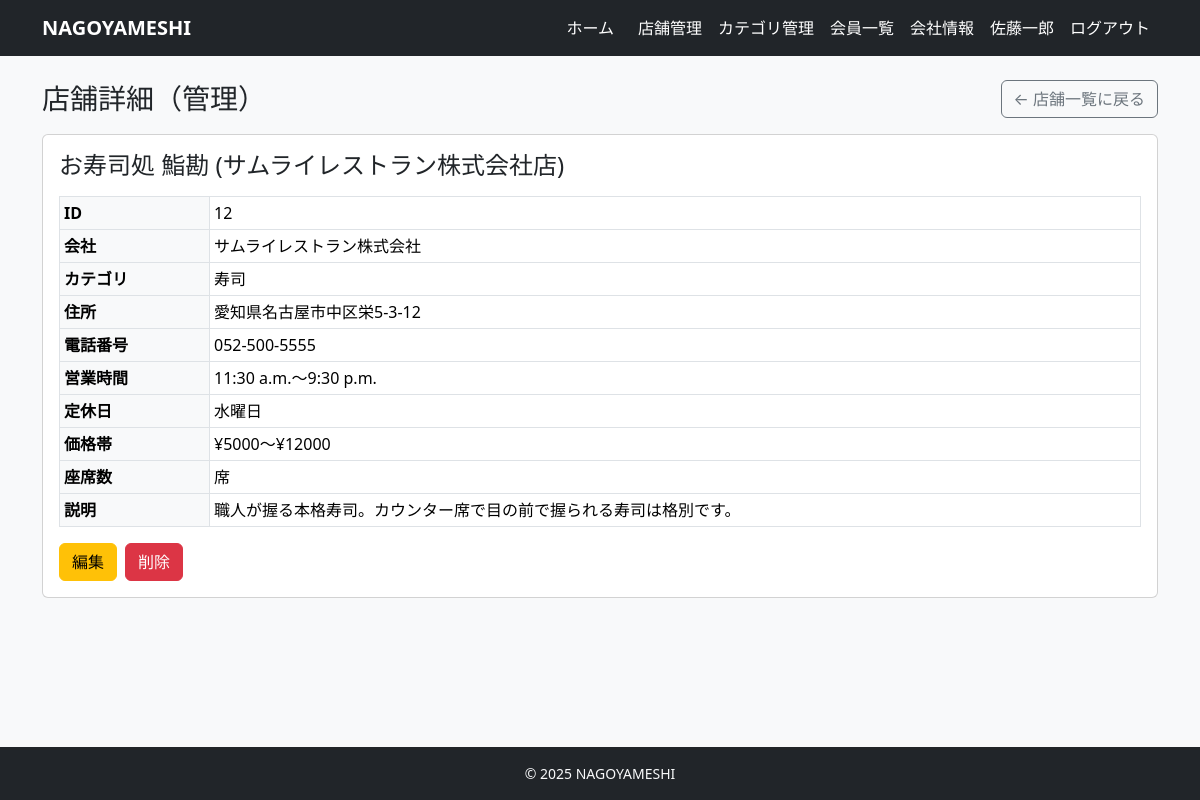
Page /owner/restaurants/12/ (signed in) on the earlier database version.
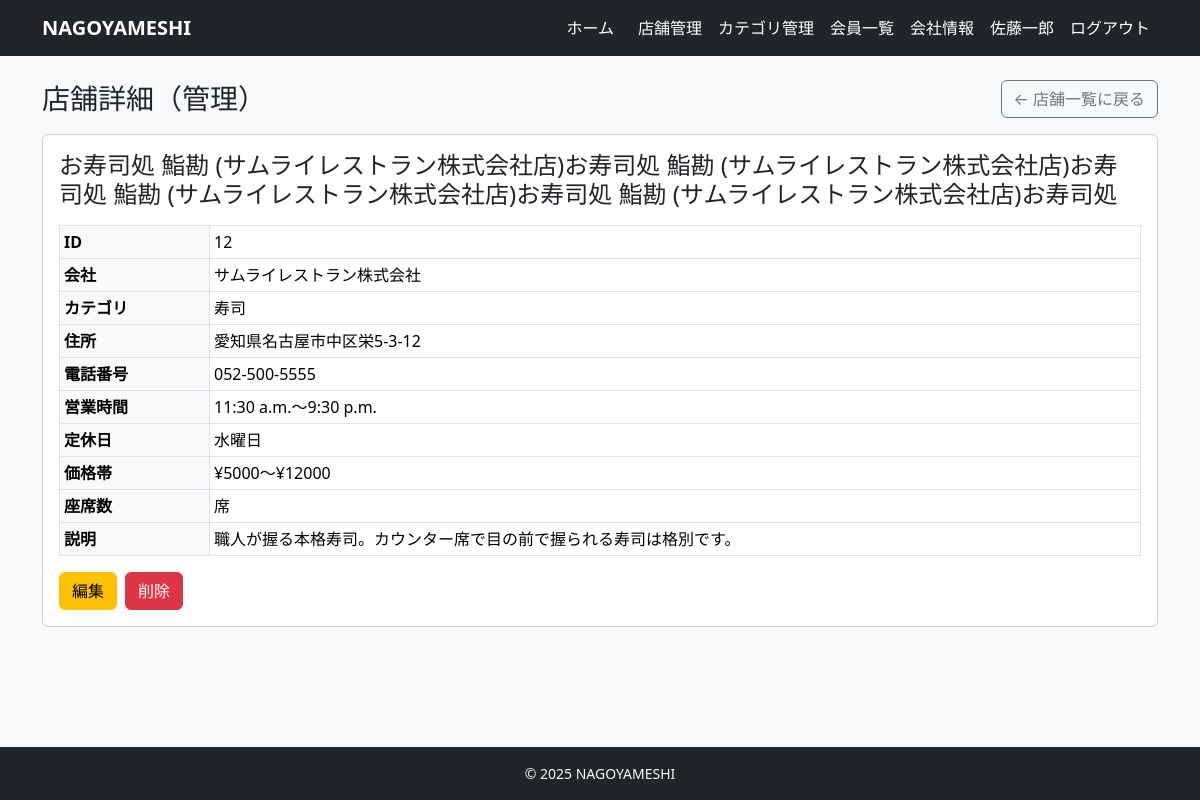
Same page on the later database version.
### restaurants/models.py (models this page shows, shortened)
class Restaurant(models.Model):
    company = models.ForeignKey(
        Company,
        on_delete=models.CASCADE,
        related_name='restaurants',
    )
    category = models.ForeignKey(
        Category,
        on_delete=models.PROTECT,
        related_name='restaurants',
    )
    owner = models.ForeignKey(
        settings.AUTH_USER_MODEL,
        on_delete=models.CASCADE,
        related_name="my_restaurants",
        null=True,
        blank=True,
    )
    name = models.CharField(max_length=100)
    image = models.ImageField(upload_to='restaurant/', blank=True, null=True)
    description = models.TextField(blank=True)
    price_min = models.IntegerField()
    price_max = models.IntegerField()
    open_time = models.TimeField()
    close_time = models.TimeField()
    prefecture = models.CharField('都道府県', max_length=10, default='愛知県')
    city = models.CharField('市区町村', max_length=50, default='名古屋市')
    zipcode = models.CharField(max_length=10)
    address = models.CharField(max_length=200)
    tel = models.CharField(max_length=20)
    holiday = models.CharField(max_length=50, blank=True)  # 定休日
    created_at = models.DateTimeField(auto_now_add=True)
    updated_at = models.DateTimeField(auto_now=True)

class Company(models.Model):
    owner = models.OneToOneField(
        settings.AUTH_USER_MODEL,
        on_delete=models.CASCADE,
        related_name="owned_company",
        null=True,  # 既存データがあるなら最初は許可しておくと楽
        blank=True,
    )
    name = models.CharField(max_length=100)
    representative = models.CharField(max_length=100)
    established_at = models.DateField(null=True, blank=True)
    zipcode = models.CharField(max_length=10)
    address = models.CharField(max_length=200)
    business = models.TextField()  # 事業内容
    created_at = models.DateTimeField(auto_now_add=True)
    updated_at = models.DateTimeField(auto_now=True)

class Category(models.Model):
    company = models.ForeignKey(
        'Company',  # 文字列で指定しておくと定義順を気にせんでええけん無難や
        verbose_name="会社",
        on_delete=models.CASCADE, # 会社が消えたらカテゴリも消える
        null=True,  # 既存データがある場合に備えて一時的にTrue推奨
        blank=True
    )
    name = models.CharField("カテゴリ名", max_length=50)
    is_active = models.BooleanField("有効フラグ", default=True)
    created_at = models.DateTimeField(auto_now_add=True)
    updated_at = models.DateTimeField(auto_now=True)

### restaurants/views.py (the view)
# urls.py: path("owner/restaurants/<int:pk>/", views.OwnerRestaurantDetailView.as_view(), name="owner_restaurant_detail"), # 詳細
class OwnerRestaurantDetailView(LoginRequiredMixin, UserPassesTestMixin, DetailView):
    model = Restaurant
    template_name = "restaurants/owner_restaurant_detail.html"
    context_object_name = "restaurant"
    def test_func(self):
        restaurant = self.get_object()
        user = self.request.user
        return (user.is_authenticated
                and getattr(user, "is_owner_member", False)
                and hasattr(user, "company")
                and restaurant.company == user.company)

### templates/restaurants/owner_restaurant_detail.html (shortened to what this page needs)
{% extends "base.html" %}
{% block content %}
<div class="d-flex justify-content-between align-items-center mb-3">
    <h1 class="h3 mb-0">店舗詳細（管理）</h1>
    <a href="{% url 'restaurants:owner_restaurant_list' %}" class="btn btn-outline-secondary">
        ← 店舗一覧に戻る
    </a>
</div>
<div class="card">
    <div class="card-body">
        <div class="row">
            <div class="{% if restaurant.image %}col-md-8{% else %}col-12{% endif %}">
                <h2 class="h4 mb-3">{{ restaurant.name }}</h2>
                <table class="table table-sm table-bordered">
                    <tbody>
                        <tr>
                            <th style="width: 150px;" class="bg-light">ID</th>
                            <td>{{ restaurant.id }}</td>
                        </tr>
                        <tr>
                            <th class="bg-light">会社</th>
                            <td>{{ restaurant.company.name }}</td>
                        </tr>
                        <tr>
                            <th class="bg-light">カテゴリ</th>
                            <td>{{ restaurant.category.name }}</td>
                        </tr>
                        <tr>
                            <th class="bg-light">住所</th>
                            <td>{{ restaurant.address }}</td>
                        </tr>
                        <tr>
                            <th class="bg-light">電話番号</th>
                            <td>{{ restaurant.tel }}</td>
                        </tr>
                        <tr>
                            <th class="bg-light">営業時間</th>
                            <td>{{ restaurant.open_time }}〜{{ restaurant.close_time }}</td>
                        </tr>
                        <tr>
                            <th class="bg-light">定休日</th>
                            <td>{{ restaurant.holiday }}</td>
                        </tr>
                        <tr>
                            <th class="bg-light">価格帯</th>
                            <td>¥{{ restaurant.price_min }}〜¥{{ restaurant.price_max }}</td>
                        </tr>
                        <tr>
                            <th class="bg-light">座席数</th>
                            <td>{{ restaurant.seats }}席</td>
                        </tr>
                        <tr>
                            <th class="bg-light">説明</th>
                            <td>{{ restaurant.description|linebreaksbr }}</td>
                        </tr>
                    </tbody>
                </table>
                <div class="d-flex gap-2 mt-3">
                    <a href="{% url 'restaurants:owner_restaurant_update' restaurant.pk %}" class="btn btn-warning">
                         編集
                    </a>
                    <a href="{% url 'restaurants:owner_restaurant_delete' restaurant.pk %}" class="btn btn-danger">
                         削除
                    </a>
                </div>
            </div>
        </div>
    </div>
</div>
{% endblock %}

Differences in the rows shown:
changed Restaurant "愛知県名古屋市中区栄5-3-12": name "お寿司処 鮨勘 (サムライレストラン株式会社店)" → "お寿司処 鮨勘 (サムライレストラン株式会社店)お寿司処 鮨勘 (サムライレストラン株式会社店)お寿司処 鮨勘 (サムライレストラン株式会社店)お寿司処 鮨勘 (サムライレストラン株式会社店)お寿司処"
